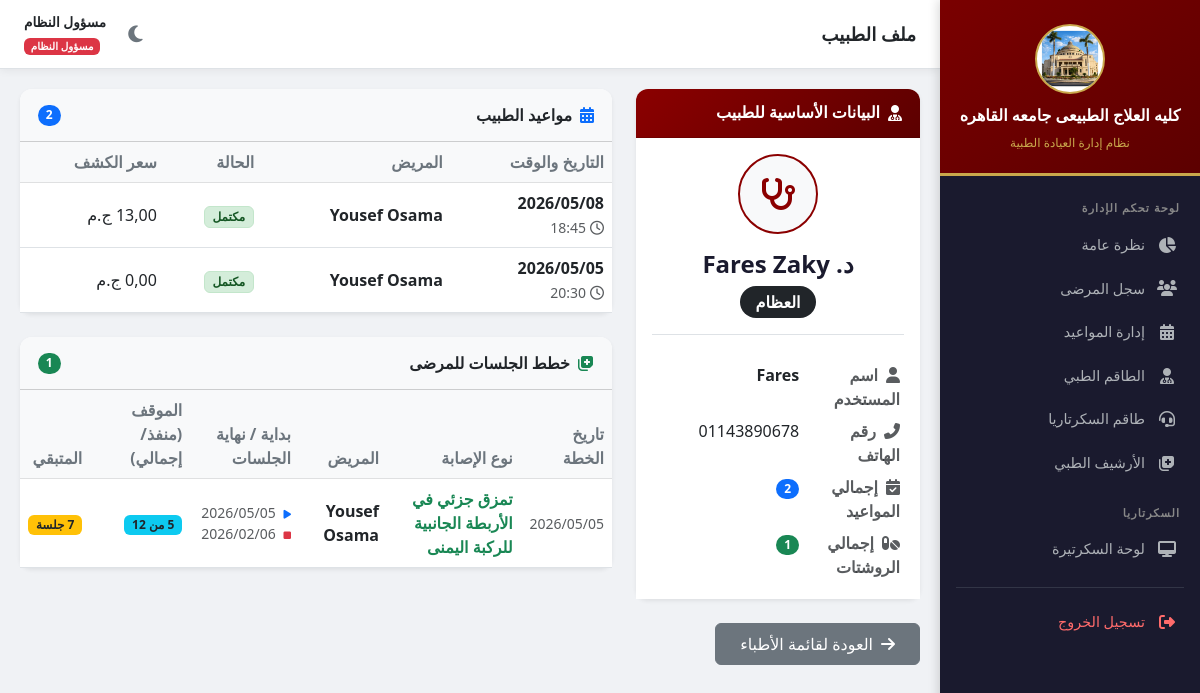
/admin-panel/doctors/5/ (signed in), run on an earlier commit of the app's database.
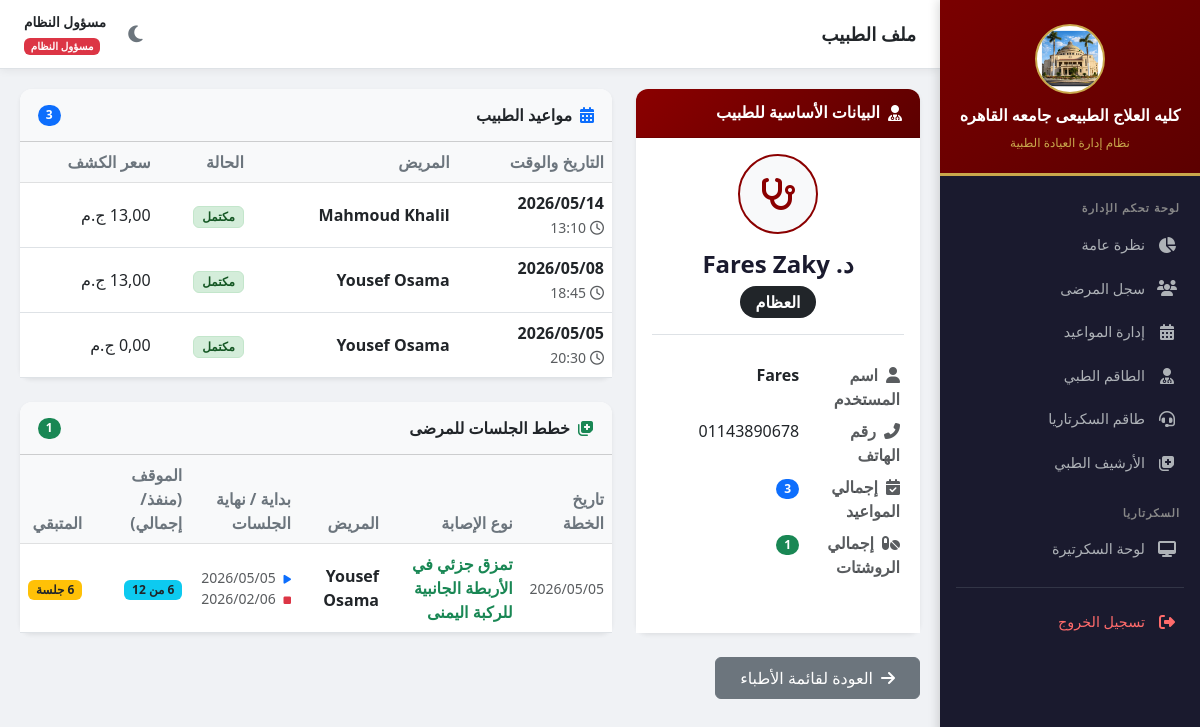
And on a later commit of the database.
### clinic/models.py (models this page shows, shortened)
class Appointment(models.Model):
    STATUS_CHOICES = [
        ('pending', 'قيد الانتظار'),
        ('confirmed', 'مؤكد'),
        ('completed', 'مكتمل'),
        ('cancelled', 'ملغي'),
    ]
    TYPE_CHOICES = [
        ('new', 'كشف جديد'),
        ('followup', 'استشارة / متابعة'),
        ('session', 'جلسة علاجية'),
    ]
    patient = models.ForeignKey(Patient, on_delete=models.CASCADE, related_name='appointments', verbose_name="المريض")
    doctor = models.ForeignKey(Doctor, on_delete=models.SET_NULL, null=True, blank=True, related_name='appointments', verbose_name="الدكتور")
    specialty = models.ForeignKey(Specialty, on_delete=models.CASCADE, verbose_name="التخصص")
    appointment_type = models.CharField(max_length=20, choices=TYPE_CHOICES, default='new', verbose_name="نوع الموعد")
    appointment_date = models.DateField(verbose_name="تاريخ الموعد")
    appointment_time = models.TimeField(verbose_name="وقت الموعد")
    status = models.CharField(max_length=20, choices=STATUS_CHOICES, default='pending', verbose_name="الحالة")
    notes = models.TextField(blank=True, verbose_name="ملاحظات")
    consultation_fee = models.DecimalField(max_digits=8, decimal_places=2, verbose_name="السعر المدفوع", default=0.0)
    created_by = models.ForeignKey(User, on_delete=models.SET_NULL, null=True, blank=True, related_name='created_appointments', verbose_name="تم التسجيل بواسطة")
    created_at = models.DateTimeField(auto_now_add=True)
    updated_at = models.DateTimeField(auto_now=True)
    class Meta:
        verbose_name = "موعد"
        verbose_name_plural = "المواعيد"
        ordering = ['appointment_date', 'appointment_time']

class Patient(models.Model):
    GENDER_CHOICES = [('M', 'ذكر'), ('F', 'أنثى')]
    patient_number = models.AutoField(primary_key=True, verbose_name="رقم المريض")
    name = models.CharField(max_length=150, verbose_name="الاسم")
    gender = models.CharField(max_length=1, choices=GENDER_CHOICES, verbose_name="الجنس")
    birth_date = models.DateField(verbose_name="تاريخ الميلاد")
    phone = models.CharField(max_length=20, blank=True, verbose_name="رقم الهاتف")
    address = models.TextField(blank=True, verbose_name="العنوان")
    national_id = models.CharField(max_length=14, unique=True, verbose_name="الرقم القومي", null=True, blank=True)
    created_at = models.DateTimeField(auto_now_add=True)
    updated_at = models.DateTimeField(auto_now=True)
    class Meta:
        verbose_name = "مريض"
        verbose_name_plural = "المرضى"

class Prescription(models.Model):
    medical_record = models.ForeignKey(MedicalRecord, on_delete=models.CASCADE, related_name='prescriptions', verbose_name="السجل الطبي")
    doctor = models.ForeignKey(Doctor, on_delete=models.CASCADE, verbose_name="الدكتور")
    injury_type = models.CharField(max_length=200, verbose_name="نوع الإصابة")
    total_sessions = models.PositiveIntegerField(verbose_name="إجمالي عدد الجلسات", default=1)
    completed_sessions = models.PositiveIntegerField(verbose_name="عدد الجلسات المنفذة", default=0)
    first_session_date = models.DateField(verbose_name="تاريخ أول جلسة", null=True, blank=True)
    last_session_date = models.DateField(verbose_name="تاريخ آخر جلسة", null=True, blank=True)
    instructions = models.TextField(blank=True, verbose_name="تعليمات إضافية")
    created_at = models.DateTimeField(auto_now_add=True)
    updated_at = models.DateTimeField(auto_now=True)
    @property
    def remaining_sessions(self):
        return max(0, self.total_sessions - self.completed_sessions)
    class Meta:
        verbose_name = "خطة جلسات"
        verbose_name_plural = "خطط الجلسات"

class MedicalRecord(models.Model):
    patient = models.ForeignKey(Patient, on_delete=models.CASCADE, related_name='medical_records', verbose_name="المريض")
    doctor = models.ForeignKey(Doctor, on_delete=models.CASCADE, verbose_name="الدكتور")
    appointment = models.OneToOneField(Appointment, on_delete=models.SET_NULL, null=True, blank=True, related_name='medical_record', verbose_name="الموعد")
    visit_date = models.DateField(verbose_name="تاريخ الزيارة")
    diagnosis = models.TextField(verbose_name="التشخيص")
    symptoms = models.TextField(blank=True, verbose_name="الأعراض")
    notes = models.TextField(blank=True, verbose_name="ملاحظات الطبيب")
    created_at = models.DateTimeField(auto_now_add=True)
    updated_at = models.DateTimeField(auto_now=True)
    class Meta:
        verbose_name = "سجل طبي"
        verbose_name_plural = "السجلات الطبية"
        ordering = ['-visit_date']

### clinic/views.py (the view)
# urls.py: path('admin-panel/doctors/<int:pk>/', views.admin_doctor_detail, name='admin_doctor_detail'),
@login_required
@user_passes_test(is_admin, login_url='login')
def admin_doctor_detail(request, pk):
    doctor = get_object_or_404(Doctor, pk=pk)
    appointments = doctor.appointments.all().order_by('-appointment_date')
    prescriptions = Prescription.objects.filter(doctor=doctor).order_by('-created_at')
    return render(request, 'admin/doctor_detail.html', {
        'doctor': doctor, 'appointments': appointments, 'prescriptions': prescriptions,
    })

### clinic/models.py (called while the page is built)
    def __str__(self):
        return f"د. {self.user.get_full_name() or self.user.username}"

### clinic/views.py (called while the page is built)
def is_admin(user):
    return user.is_superuser or user.is_staff

### templates/admin/doctor_detail.html (shortened to what the changed rows need)
{% extends 'base.html' %}
{% block content %}
<div class="row g-4 mb-4">
  <div class="col-md-4">
    <div class="card shadow-sm border-0 h-100">
      <div class="card-body">
        <table class="table table-borderless table-sm mb-0">
          <tbody>
            <tr>
              <th class="text-muted" style="width: 40%;"><i class="fas fa-user me-2"></i>اسم المستخدم</th>
            </tr>
            <tr>
              <th class="text-muted"><i class="fas fa-phone-alt me-2"></i>رقم الهاتف</th>
            </tr>
            <tr>
              <th class="text-muted"><i class="fas fa-calendar-check me-2"></i>إجمالي المواعيد</th>
              <td><span class="badge bg-primary px-2 py-1 rounded-pill">{{ appointments.count }}</span></td>
            </tr>
            <tr>
              <th class="text-muted"><i class="fas fa-pills me-2"></i>إجمالي الروشتات</th>
            </tr>
          </tbody>
        </table>
      </div>
    </div>
  </div>
  <div class="col-md-8">
    <div class="card shadow-sm border-0 mb-4">
      <div class="card-header bg-light d-flex justify-content-between align-items-center">
        <span class="fw-bold text-body"><i class="fas fa-calendar-alt text-primary me-2"></i>مواعيد الطبيب</span>
        <span class="badge bg-primary rounded-pill">{{ appointments.count }}</span>
      </div>
      <div class="card-body p-0">
        <div class="table-responsive" style="max-height: 300px; overflow-y: auto;">
          <table class="table table-hover align-middle mb-0">
            <thead class="table-light text-muted" style="position: sticky; top: 0; z-index: 1;">
              <tr>
                <th>التاريخ والوقت</th>
                <th>المريض</th>
                <th>الحالة</th>
                <th>سعر الكشف</th>
              </tr>
            </thead>
            <tbody>
              {% for appt in appointments %}
              <tr>
                <td>
                  <div class="fw-bold">{{ appt.appointment_date|date:"Y/m/d" }}</div>
                  <small class="text-muted"><i class="far fa-clock me-1"></i>{{ appt.appointment_time|time:"H:i" }}</small>
                </td>
                <td>
                  <a href="{% url 'admin_patient_detail' appt.patient.pk %}" class="text-decoration-none fw-bold text-body">
                    {{ appt.patient.name }}
                  </a>
                </td>
                <td><span class="badge badge-{{ appt.status }} px-2 py-1">{{ appt.get_status_display }}</span></td>
                <td>{{ appt.consultation_fee }} ج.م</td>
              </tr>
              {% endfor %}
            </tbody>
          </table>
        </div>
      </div>
    </div>
    <div class="card shadow-sm border-0">
      <div class="card-body p-0">
        <div class="table-responsive" style="max-height: 300px; overflow-y: auto;">
          <table class="table table-hover align-middle mb-0">
            <thead class="table-light text-muted" style="position: sticky; top: 0; z-index: 1;">
              <tr>
                <th>تاريخ الخطة</th>
                <th>نوع الإصابة</th>
                <th>المريض</th>
                <th>بداية / نهاية الجلسات</th>
                <th>الموقف (منفذ/إجمالي)</th>
                <th>المتبقي</th>
              </tr>
            </thead>
            <tbody>
              {% for rx in prescriptions %}
              <tr>
                <td class="text-muted small">{{ rx.created_at|date:"Y/m/d" }}</td>
                <td class="fw-bold text-success">{{ rx.injury_type }}</td>
                <td>
                  <a href="{% url 'admin_patient_detail' rx.medical_record.patient.pk %}" class="text-decoration-none text-body fw-bold">
                    {{ rx.medical_record.patient.name }}
                  </a>
                </td>
                <td class="small text-muted">
                  <div><i class="fas fa-play text-primary me-1" style="font-size: 10px;"></i> {{ rx.first_session_date|date:"Y/m/d"|default:"لم يحدد" }}</div>
                  <div><i class="fas fa-stop text-danger me-1" style="font-size: 10px;"></i> {{ rx.last_session_date|date:"Y/m/d"|default:"لم يحدد" }}</div>
                </td>
                <td>
                  <span class="badge bg-info text-body">{{ rx.completed_sessions }} من {{ rx.total_sessions }}</span>
                </td>
                <td>
                  {% if rx.remaining_sessions == 0 %}
                    <span class="badge bg-success">مكتمل <i class="fas fa-check"></i></span>
                  {% else %}
                    <span class="badge bg-warning text-body">{{ rx.remaining_sessions }} جلسة</span>
                  {% endif %}
                </td>
              </tr>
              {% endfor %}
            </tbody>
          </table>
        </div>
      </div>
    </div>
  </div>
</div>
{% endblock %}

What changed in the data, as far as the page shows it:
added Appointment: appointment_date "2026/05/14", appointment_time "13:10", patient.name "Mahmoud Khalil", status "مكتمل", consultation_fee "13,00"
changed Prescription "تمزق جزئي في الأربطة الجانبية للركبة اليمنى": remaining_sessions "7" → (not shown)
Also different on the page:
{{ appointments.count }}: "2" → "3"
